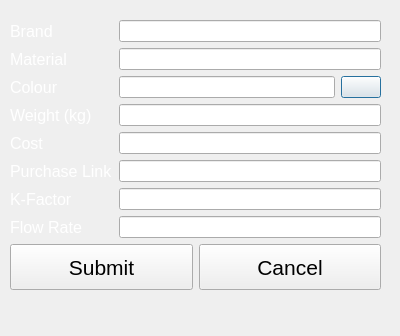
<?xml version="1.0" encoding="UTF-8"?>
<ui version="4.0">
 <class>Dialog</class>
 <widget class="QDialog" name="Dialog">
  <property name="geometry">
   <rect>
    <x>0</x>
    <y>0</y>
    <width>400</width>
    <height>336</height>
   </rect>
  </property>
  <property name="windowTitle">
   <string>Dialog</string>
  </property>
  <property name="styleSheet">
   <string notr="true">QLabel {
	color: white;
}
</string>
  </property>
  <widget class="QWidget" name="layoutWidget">
   <property name="geometry">
    <rect>
     <x>10</x>
     <y>20</y>
     <width>371</width>
     <height>270</height>
    </rect>
   </property>
   <layout class="QVBoxLayout" name="verticalLayout">
    <item>
     <layout class="QFormLayout" name="formLayout_2">
      <item row="0" column="0">
       <widget class="QLabel" name="label">
        <property name="font">
         <font>
          <pointsize>12</pointsize>
         </font>
        </property>
        <property name="text">
         <string>Brand</string>
        </property>
       </widget>
      </item>
      <item row="0" column="1">
       <widget class="QLineEdit" name="input_brand">
        <property name="styleSheet">
         <string notr="true"/>
        </property>
       </widget>
      </item>
      <item row="1" column="0">
       <widget class="QLabel" name="label_2">
        <property name="font">
         <font>
          <pointsize>12</pointsize>
         </font>
        </property>
        <property name="text">
         <string>Material</string>
        </property>
       </widget>
      </item>
      <item row="1" column="1">
       <widget class="QLineEdit" name="input_material"/>
      </item>
      <item row="2" column="0">
       <widget class="QLabel" name="label_3">
        <property name="font">
         <font>
          <pointsize>12</pointsize>
         </font>
        </property>
        <property name="text">
         <string>Colour</string>
        </property>
       </widget>
      </item>
      <item row="2" column="1">
       <layout class="QHBoxLayout" name="horizontalLayout">
        <item>
         <widget class="QLineEdit" name="input_color"/>
        </item>
        <item>
         <widget class="QPushButton" name="color_picker">
          <property name="styleSheet">
           <string notr="true">color_picker {
	border: 3px solid rgb(255, 255, 255);
}</string>
          </property>
          <property name="text">
           <string/>
          </property>
         </widget>
        </item>
       </layout>
      </item>
      <item row="3" column="0">
       <widget class="QLabel" name="label_5">
        <property name="font">
         <font>
          <pointsize>12</pointsize>
         </font>
        </property>
        <property name="text">
         <string>Weight (kg)</string>
        </property>
       </widget>
      </item>
      <item row="3" column="1">
       <widget class="QLineEdit" name="input_weight"/>
      </item>
      <item row="4" column="0">
       <widget class="QLabel" name="label_6">
        <property name="font">
         <font>
          <pointsize>12</pointsize>
         </font>
        </property>
        <property name="text">
         <string>Cost</string>
        </property>
       </widget>
      </item>
      <item row="4" column="1">
       <widget class="QLineEdit" name="input_cost"/>
      </item>
      <item row="5" column="0">
       <widget class="QLabel" name="label_4">
        <property name="font">
         <font>
          <pointsize>12</pointsize>
         </font>
        </property>
        <property name="text">
         <string>Purchase Link</string>
        </property>
       </widget>
      </item>
      <item row="5" column="1">
       <widget class="QLineEdit" name="input_purchase_link"/>
      </item>
      <item row="6" column="0">
       <widget class="QLabel" name="label_7">
        <property name="font">
         <font>
          <pointsize>12</pointsize>
         </font>
        </property>
        <property name="text">
         <string>K-Factor</string>
        </property>
       </widget>
      </item>
      <item row="6" column="1">
       <widget class="QLineEdit" name="input_k_factor"/>
      </item>
      <item row="7" column="0">
       <widget class="QLabel" name="label_8">
        <property name="font">
         <font>
          <pointsize>12</pointsize>
         </font>
        </property>
        <property name="text">
         <string>Flow Rate</string>
        </property>
       </widget>
      </item>
      <item row="7" column="1">
       <widget class="QLineEdit" name="input_flow_rate"/>
      </item>
     </layout>
    </item>
    <item>
     <layout class="QHBoxLayout" name="horizontalLayout_4">
      <item>
       <widget class="QPushButton" name="submit_button">
        <property name="sizePolicy">
         <sizepolicy hsizetype="Minimum" vsizetype="Expanding">
          <horstretch>0</horstretch>
          <verstretch>0</verstretch>
         </sizepolicy>
        </property>
        <property name="maximumSize">
         <size>
          <width>16777215</width>
          <height>16777215</height>
         </size>
        </property>
        <property name="font">
         <font>
          <pointsize>16</pointsize>
         </font>
        </property>
        <property name="text">
         <string>Submit</string>
        </property>
       </widget>
      </item>
      <item>
       <widget class="QPushButton" name="cancel_button">
        <property name="sizePolicy">
         <sizepolicy hsizetype="Minimum" vsizetype="Expanding">
          <horstretch>0</horstretch>
          <verstretch>0</verstretch>
         </sizepolicy>
        </property>
        <property name="font">
         <font>
          <pointsize>16</pointsize>
         </font>
        </property>
        <property name="text">
         <string>Cancel</string>
        </property>
       </widget>
      </item>
     </layout>
    </item>
   </layout>
  </widget>
 </widget>
 <resources/>
 <connections/>
</ui>
